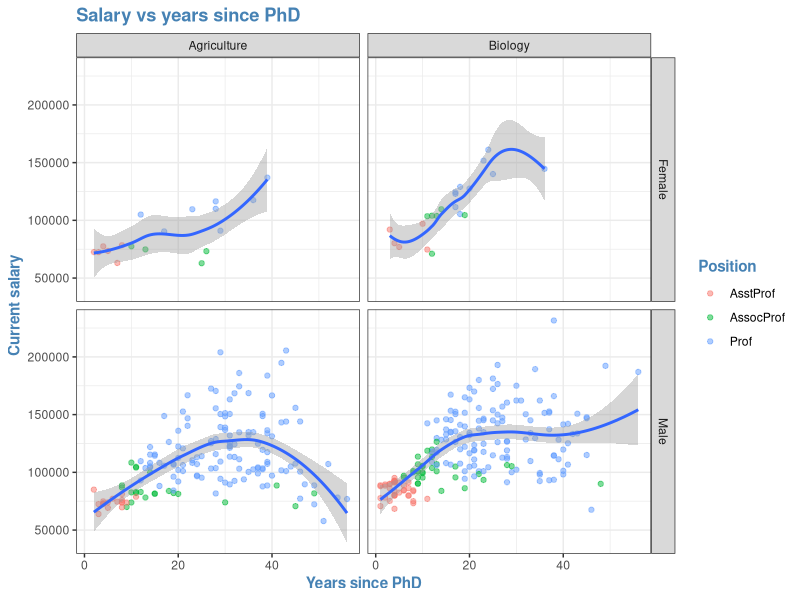

This figure's R source:
## ---- chunk 1
suppressPackageStartupMessages(library(tidyverse))
suppressPackageStartupMessages(library(car))
library(forcats)
theme_set(theme_bw() + 
    theme(title= element_text(color="steelblue",face="bold")))
Salaries %>%
    mutate(discipline = factor(discipline, levels=c("A","B"),labels=c("Agriculture","Biology"))) %>%
    ggplot(aes(yrs.since.phd, salary)) +
    geom_point(aes(color=rank),alpha=0.5) +
    geom_smooth(method=loess, formula = y~x) +
    facet_grid(sex~discipline) +
    labs(title ="Salary vs years since PhD",
        x="Years since PhD",
        y="Current salary",
        color="Position")
